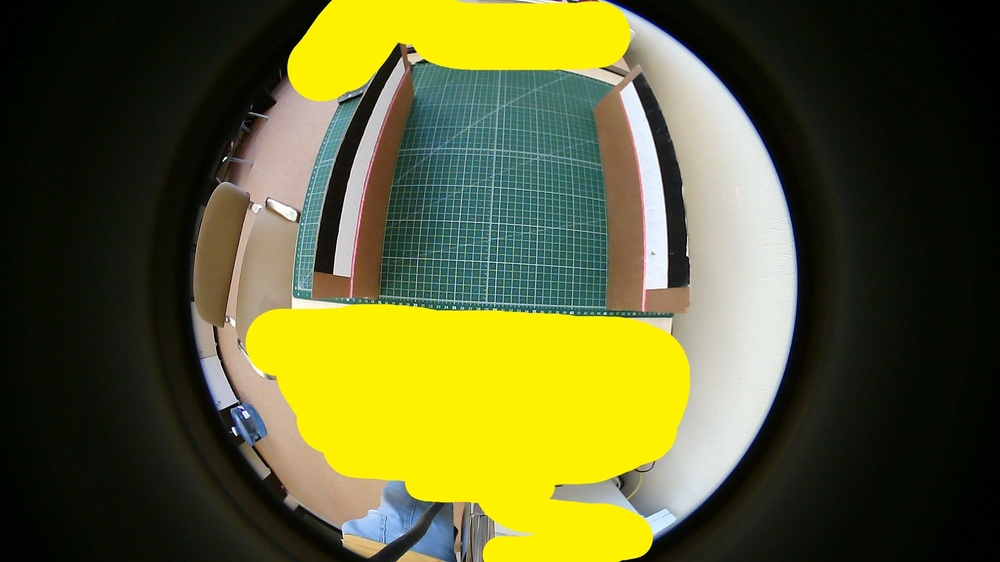
%> input picture Calib_Experience/testr26_2.jpg, 1000 x 562 px, shrunk from 1920 x 1080 before the run
$ octave --eval "result = BWBorder_(imread('testr26_2.jpg'));"   (GNU Octave 9; MATLAB toolbox functions it lacks are replaced by stand-ins)
%> lines starting %> are read from the running program, lines starting %| are printed output that depends on the picture; in (x1, y1, x2, y2) boxes, pixels count from 0 and x2, y2 are one past the last pixel; in counts of white or black regions, pixels touching at a corner belong together; the program's own positions count from 1
%%%%%%%%%%%%%%%%%%%%%%%%%%%%%%%%%%%%%%%%%%%%%%%%%%%%%%%%%%%%%%%%%%%%%%%%%%%
%   Author: Ivan Kholodilin
%   email: kholodilin@bit.edu.cn
%   website: www.ilabit.org
%
%   Copyright (C) 2020 Ivan Kholodilin
%
%   This program is free software; you can redistribute it and/or modify
%   it under the terms of the GNU General Public License as published by
%   the Free Software Foundation; either version 2 of the License, or
%   (at your option) any later version.
%
%   This program is distributed in the hope that it will be useful,
%   but WITHOUT ANY WARRANTY; without even the implied warranty of
%   MERCHANTABILITY or FITNESS FOR A PARTICULAR PURPOSE.  See the
%   GNU General Public License for more details.
%
%   You should have received a copy of the GNU General Public License
%   along with this program; if not, write to the Free Software
%   Foundation, Inc., 59 Temple Place, Suite 330, Boston, MA 02111-1307
%   USA
%%%%%%%%%%%%%%%%%%%%%%%%%%%%%%%%%%%%%%%%%%%%%%%%%%%%%%%%%%%%%%%%%%%%%%%%%%%

function BWEdge = BWBorder_(Image)

% detect region of black pixels   Image=imread('testr26_2.jpg');
Black = Image(:,:,1)<=100 & Image(:,:,2)<=100 & Image(:,:,3)<=100;   %imshow(Black)
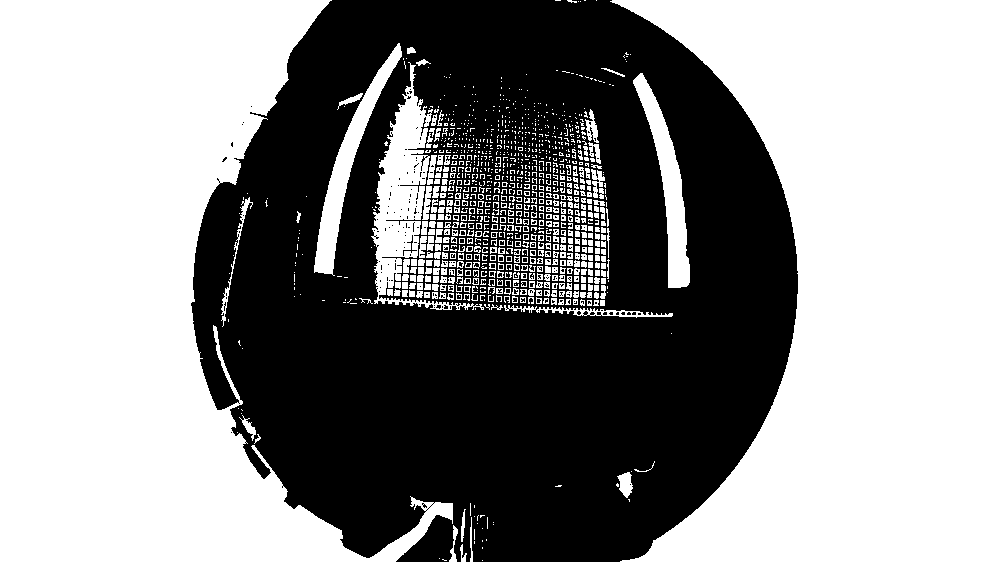
%> Black: size 562x1000 logical; 56.3% white; 342 black regions (340 under 20 px), largest, box (x1, y1, x2, y2) and area: (191, 0, 798, 562) 243923, (403, 235, 417, 256) 42
%Black = Image(:,:,1)>=20 & Image(:,:,1)<=80 & Image(:,:,2)>=20 & Image(:,:,2)<=80 & Image(:,:,3)>=20 & Image(:,:,3)<=80;
% detect region of white pixels
White = Image(:,:,1)>=230 & Image(:,:,2)>=230 & Image(:,:,3)>=230;   %imshow(White)
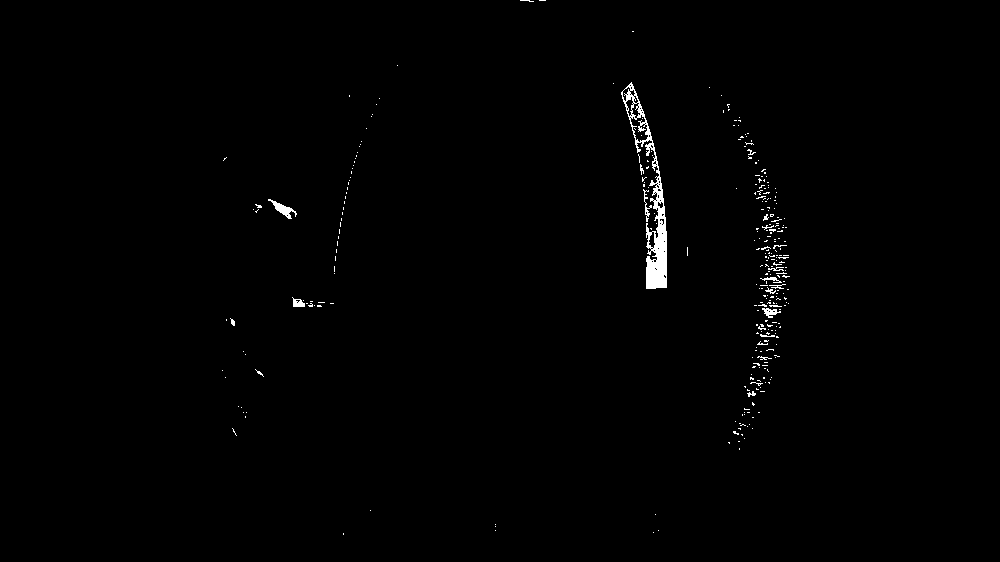
%> White: size 562x1000 logical; 0.72% white; 314 white regions (295 under 20 px), largest, box (x1, y1, x2, y2) and area: (621, 82, 667, 289) 2126, (268, 199, 297, 219) 187, (762, 308, 781, 318) 95
[h,w] = size(Image(:,:,1)); % image size
%> h = 562; w = 1000

Obj =Black;
BlackEdge = edge(Obj,'sobel'); % black border detection  %imshow(BlackEdge)
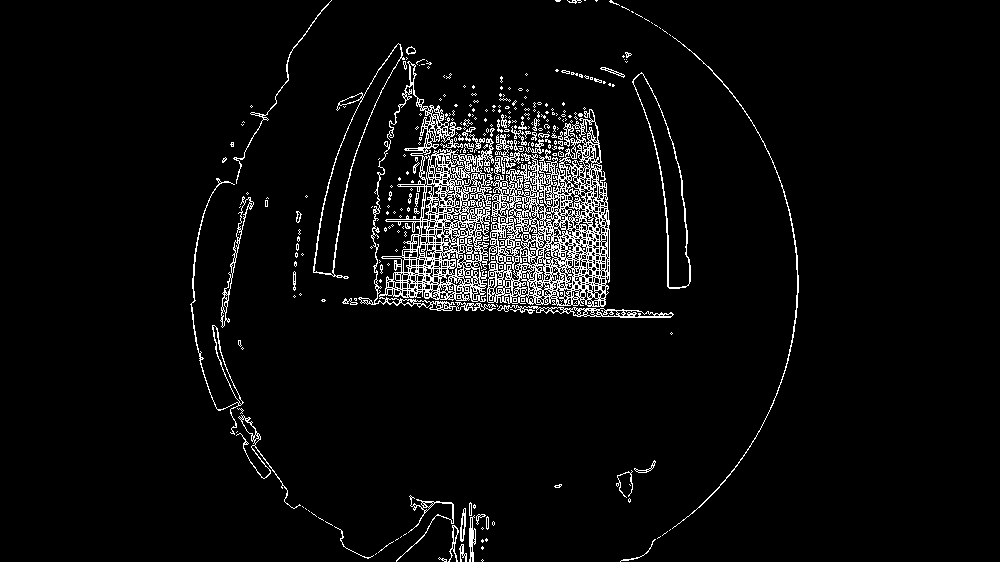
%> BlackEdge: size 562x1000 logical; 4.8% white in thin lines or dots, all inside (x1, y1, x2, y2) = (190, 0, 799, 562)
[x,y] = find(BlackEdge==1); % endpoints detection
%> x = 26877 values from 1 to 562; y = 26877 values from 191 to 799
BWEdge(1:h,1:w) = 0; % border between Black & White   %imshow(BWEdge)
%> BWEdge: size 562x1000 double; every value is 0

for t=1:length(x)
    if(x(t)==1 || y(t)==1 || y(t)==w || x(t)==h)
        r=0;
    elseif(x(t)-3<1 || y(t)-3<1 || y(t)+3>w || x(t)+3>h)
        r=1;
    else
        r = 3;
    end
    mask = White(x(t)-r:x(t)+r,y(t)-r:y(t)+r); % check 3x3 region
    [s1,s2] = find(mask==1);
    % if there's a white region mark as a border between Black & White
    if(length(s1)~=0)
        BWEdge(x(t),y(t)) = 1;
    end

    clear s1;
    clear s2;
end
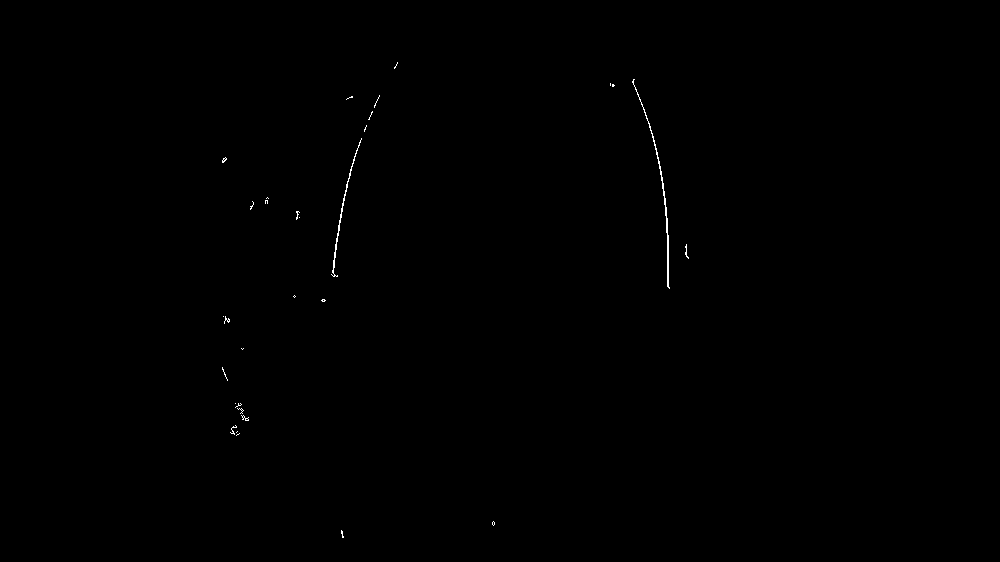
%> BWEdge: size 562x1000 double; values 0 (black) and 1 (white), 0.15% white in thin lines or dots, all inside (x1, y1, x2, y2) = (222, 62, 689, 538)
% figure;
BWEdge = bwmorph(BWEdge,'skel',Inf);
stats = regionprops(bwconncomp(BWEdge,18),'Area');
%> stats = 23 regions; largest, Area: 251, 186, 49, 34, 19
BWEdge=ismember(labelmatrix(bwconncomp(BWEdge,8)), find([stats.Area] > 150));
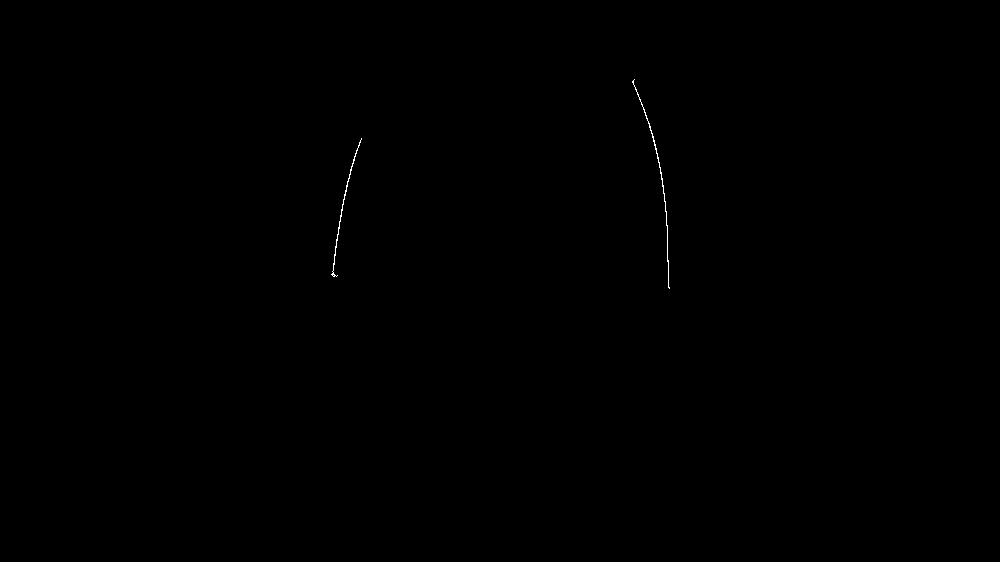
%> BWEdge: size 562x1000 logical; 0.08% white in thin lines or dots, all inside (x1, y1, x2, y2) = (331, 79, 670, 289)
BWEdge = bwmorph(BWEdge,'bridge',Inf);   %imshow(BWEdge)
end
